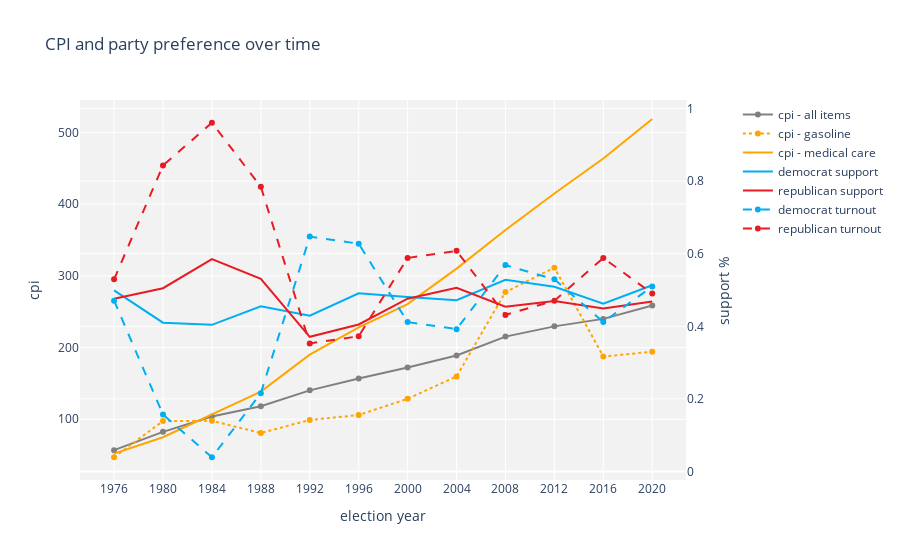

Notebook code for this chart:
### Code cell
# Plot cpi-all-items against political preference over time

fig1 = make_subplots(specs=[[{'secondary_y': True}]])

fig1.add_trace(go.Scatter(
    x=dfPlot1['Year'],
    y=dfPlot1['cpi'],
    name='cpi - all items',
    line=dict(color='gray')),
    secondary_y=False,
)

fig1.add_trace(go.Scatter(
    x=dfPlot1['Year'],
    y=dfPlot1['cpig'],
    name='cpi - gasoline',
    line=dict(color='orange', dash='dot')),
    secondary_y=False,
)

# fig1.add_trace(go.Scatter(
#     x=dfPlot1['Year'],
#     y=dfPlot1['cpih'],
#     name='cpi - housing',
#     line=dict(color='black', dash='dash')),
#     secondary_y=False,
# )

fig1.add_trace(go.Scatter(
    x=dfPlot1['Year'],
    y=dfPlot1['cpim'],
    name='cpi - medical care',
    mode='lines',
    line=dict(color='orange')),
    secondary_y=False,
)

fig1.add_trace(go.Scatter(
    x=dfPlot1['Year'],
    y=dfPlot1['democrat support'],
    name='democrat support',
    mode='lines',
    line=dict(color='rgb(0,174,243)')),
    secondary_y=True,
)

fig1.add_trace(go.Scatter(
    x=dfPlot1['Year'],
    y=dfPlot1['republican support'],
    name='republican support',
    mode='lines',
    line=dict(color='rgb(232,27,35)')),
    secondary_y=True,
)

# fig1.add_trace(go.Scatter(
#     x=dfPlot1['Year'],
#     y=dfPlot1['libertarian support'],
#     name='libertarian support',
#     line=dict(color='gold')),
#     secondary_y=True,
# )

fig1.add_trace(go.Scatter(
    x=dfPlot1['Year'],
    y=dfPlot1['democrat turnout'],
    name='democrat turnout',
    line=dict(color='rgb(0,174,243)', dash='dash')),
    secondary_y=True,
)

fig1.add_trace(go.Scatter(
    x=dfPlot1['Year'],
    y=dfPlot1['republican turnout'],
    name='republican turnout',
    line=dict(color='rgb(232,27,35)', dash='dash')),
    secondary_y=True,
)

fig1.update_layout(title_text='CPI and party preference over time')

fig1.update_xaxes(title_text='election year')

fig1.update_yaxes(title_text='cpi', secondary_y=False)
fig1.update_yaxes(title_text='support %', secondary_y=True)

fig1.update_layout(
    {
        "paper_bgcolor": "rgba(0, 0, 0, 0)",
        "plot_bgcolor": "rgba(1, 1, 1, 0.05)",
    }
)

fig1.show()

### Figure 1 — Plotly figure (JSON) as saved in the notebook; plotly's stock layout.template omitted (floating-point values rounded to 4 significant figures)
{"data": [{"line": {"color": "gray"}, "name": "cpi - all items", "type": "scatter", "x": ["1976", "1980", "1984", "1988", "1992", "1996", "2000", "2004", "2008", "2012", "2016", "2020"], "xaxis": "x", "y": [56.91, 82.41, 103.9, 118.3, 140.3, 156.8, 172.2, 188.9, 215.3, 229.6, 240.0, 258.8], "yaxis": "y"}, {"line": {"color": "orange", "dash": "dot"}, "name": "cpi - gasoline", "type": "scatter", "x": ["1976", "1980", "1984", "1988", "1992", "1996", "2000", "2004", "2008", "2012", "2016", "2020"], "xaxis": "x", "y": [46.99, 97.52, 97.77, 80.8, 98.97, 105.9, 128.6, 159.7, 277.5, 311.5, 187.6, 194.1], "yaxis": "y"}, {"line": {"color": "orange"}, "mode": "lines", "name": "cpi - medical care", "type": "scatter", "x": ["1976", "1980", "1984", "1988", "1992", "1996", "2000", "2004", "2008", "2012", "2016", "2020"], "xaxis": "x", "y": [51.99, 74.87, 106.9, 138.6, 190.1, 228.2, 260.8, 310.1, 364.1, 414.9, 463.7, 518.9], "yaxis": "y"}, {"line": {"color": "rgb(0,174,243)"}, "mode": "lines", "name": "democrat support", "type": "scatter", "x": ["1976", "1980", "1984", "1988", "1992", "1996", "2000", "2004", "2008", "2012", "2016", "2020"], "xaxis": "x", "y": [0.499, 0.41, 0.404, 0.455, 0.429, 0.491, 0.481, 0.472, 0.528, 0.509, 0.462, 0.513], "yaxis": "y2"}, {"line": {"color": "rgb(232,27,35)"}, "mode": "lines", "name": "republican support", "type": "scatter", "x": ["1976", "1980", "1984", "1988", "1992", "1996", "2000", "2004", "2008", "2012", "2016", "2020"], "xaxis": "x", "y": [0.476, 0.505, 0.585, 0.531, 0.371, 0.405, 0.476, 0.506, 0.454, 0.47, 0.449, 0.468], "yaxis": "y2"}, {"line": {"color": "rgb(0,174,243)", "dash": "dash"}, "name": "democrat turnout", "type": "scatter", "x": ["1976", "1980", "1984", "1988", "1992", "1996", "2000", "2004", "2008", "2012", "2016", "2020"], "xaxis": "x", "y": [0.4706, 0.1569, 0.03922, 0.2157, 0.6471, 0.6275, 0.4118, 0.3922, 0.5686, 0.5294, 0.4118, 0.5098], "yaxis": "y2"}, {"line": {"color": "rgb(232,27,35)", "dash": "dash"}, "name": "republican turnout", "type": "scatter", "x": ["1976", "1980", "1984", "1988", "1992", "1996", "2000", "2004", "2008", "2012", "2016", "2020"], "xaxis": "x", "y": [0.5294, 0.8431, 0.9608, 0.7843, 0.3529, 0.3725, 0.5882, 0.6078, 0.4314, 0.4706, 0.5882, 0.4902], "yaxis": "y2"}], "layout": {"paper_bgcolor": "rgba(0, 0, 0, 0)", "plot_bgcolor": "rgba(1, 1, 1, 0.05)", "title": {"text": "CPI and party preference over time"}, "xaxis": {"anchor": "y", "domain": [0, 0.94], "title": {"text": "election year"}}, "yaxis": {"anchor": "x", "domain": [0, 1], "title": {"text": "cpi"}}, "yaxis2": {"anchor": "x", "overlaying": "y", "side": "right", "title": {"text": "support %"}}}}
